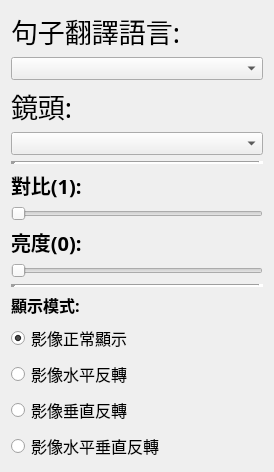
<?xml version="1.0" encoding="UTF-8"?>
<ui version="4.0">
 <class>settingPage</class>
 <widget class="QDialog" name="settingPage">
  <property name="geometry">
   <rect>
    <x>0</x>
    <y>0</y>
    <width>274</width>
    <height>452</height>
   </rect>
  </property>
  <property name="windowTitle">
   <string>Dialog</string>
  </property>
  <layout class="QVBoxLayout" name="verticalLayout_2">
   <item>
    <widget class="QLabel" name="language_label">
     <property name="font">
      <font>
       <family>標楷體</family>
       <pointsize>20</pointsize>
      </font>
     </property>
     <property name="text">
      <string>句子翻譯語言:</string>
     </property>
    </widget>
   </item>
   <item>
    <widget class="QComboBox" name="language_selector">
     <property name="font">
      <font>
       <pointsize>10</pointsize>
       <weight>75</weight>
       <bold>true</bold>
      </font>
     </property>
     <property name="editable">
      <bool>false</bool>
     </property>
     <property name="currentText">
      <string/>
     </property>
     <property name="currentIndex">
      <number>-1</number>
     </property>
     <property name="placeholderText">
      <string/>
     </property>
    </widget>
   </item>
   <item>
    <widget class="QLabel" name="camera_select_label">
     <property name="font">
      <font>
       <family>標楷體</family>
       <pointsize>20</pointsize>
      </font>
     </property>
     <property name="text">
      <string>鏡頭:</string>
     </property>
    </widget>
   </item>
   <item>
    <widget class="QComboBox" name="camera_selector">
     <property name="font">
      <font>
       <pointsize>10</pointsize>
       <weight>75</weight>
       <bold>true</bold>
      </font>
     </property>
     <property name="editable">
      <bool>false</bool>
     </property>
     <property name="currentText">
      <string/>
     </property>
     <property name="currentIndex">
      <number>-1</number>
     </property>
     <property name="placeholderText">
      <string/>
     </property>
    </widget>
   </item>
   <item>
    <widget class="Line" name="line">
     <property name="lineWidth">
      <number>5</number>
     </property>
     <property name="orientation">
      <enum>Qt::Horizontal</enum>
     </property>
    </widget>
   </item>
   <item>
    <layout class="QVBoxLayout" name="verticalLayout">
     <item>
      <widget class="QLabel" name="contrast_label">
       <property name="font">
        <font>
         <family>標楷體</family>
         <pointsize>15</pointsize>
         <weight>75</weight>
         <bold>true</bold>
        </font>
       </property>
       <property name="text">
        <string>對比(1):</string>
       </property>
      </widget>
     </item>
     <item>
      <widget class="QSlider" name="contrast_scrollbar">
       <property name="orientation">
        <enum>Qt::Horizontal</enum>
       </property>
       <property name="tickInterval">
        <number>1</number>
       </property>
      </widget>
     </item>
     <item>
      <widget class="QLabel" name="brightness_label">
       <property name="font">
        <font>
         <family>標楷體</family>
         <pointsize>15</pointsize>
         <weight>75</weight>
         <bold>true</bold>
        </font>
       </property>
       <property name="text">
        <string>亮度(0):</string>
       </property>
      </widget>
     </item>
     <item>
      <widget class="QSlider" name="brightness_scrollbar">
       <property name="orientation">
        <enum>Qt::Horizontal</enum>
       </property>
       <property name="tickPosition">
        <enum>QSlider::NoTicks</enum>
       </property>
       <property name="tickInterval">
        <number>1</number>
       </property>
      </widget>
     </item>
    </layout>
   </item>
   <item>
    <widget class="Line" name="line_2">
     <property name="lineWidth">
      <number>5</number>
     </property>
     <property name="orientation">
      <enum>Qt::Horizontal</enum>
     </property>
    </widget>
   </item>
   <item>
    <layout class="QVBoxLayout" name="frameShow_layout">
     <item>
      <widget class="QLabel" name="frameshow_label">
       <property name="font">
        <font>
         <family>標楷體</family>
         <pointsize>12</pointsize>
         <weight>75</weight>
         <bold>true</bold>
        </font>
       </property>
       <property name="text">
        <string>顯示模式:</string>
       </property>
      </widget>
     </item>
     <item>
      <widget class="QRadioButton" name="frameDefault_btn">
       <property name="font">
        <font>
         <family>標楷體</family>
         <pointsize>12</pointsize>
         <weight>50</weight>
         <bold>false</bold>
        </font>
       </property>
       <property name="text">
        <string>影像正常顯示</string>
       </property>
       <property name="checked">
        <bool>true</bool>
       </property>
      </widget>
     </item>
     <item>
      <widget class="QRadioButton" name="frameHorizontal_btn">
       <property name="font">
        <font>
         <family>標楷體</family>
         <pointsize>12</pointsize>
         <weight>50</weight>
         <bold>false</bold>
        </font>
       </property>
       <property name="text">
        <string>影像水平反轉</string>
       </property>
      </widget>
     </item>
     <item>
      <widget class="QRadioButton" name="frameVertical_btn">
       <property name="font">
        <font>
         <family>標楷體</family>
         <pointsize>12</pointsize>
         <weight>50</weight>
         <bold>false</bold>
        </font>
       </property>
       <property name="text">
        <string>影像垂直反轉</string>
       </property>
      </widget>
     </item>
     <item>
      <widget class="QRadioButton" name="frameInverse_btn">
       <property name="font">
        <font>
         <family>標楷體</family>
         <pointsize>12</pointsize>
         <weight>50</weight>
         <bold>false</bold>
        </font>
       </property>
       <property name="text">
        <string>影像水平垂直反轉</string>
       </property>
      </widget>
     </item>
    </layout>
   </item>
  </layout>
 </widget>
 <resources/>
 <connections/>
</ui>
